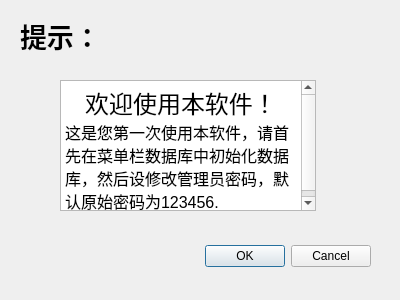
<?xml version="1.0" encoding="UTF-8"?>
<ui version="4.0">
 <class>FirstUSE</class>
 <widget class="QDialog" name="FirstUSE">
  <property name="geometry">
   <rect>
    <x>0</x>
    <y>0</y>
    <width>400</width>
    <height>300</height>
   </rect>
  </property>
  <property name="windowTitle">
   <string>欢迎使用！</string>
  </property>
  <property name="windowIcon">
   <iconset>
    <normaloff>:/Desktop/LexinSQicon.png</normaloff>:/Desktop/LexinSQicon.png</iconset>
  </property>
  <widget class="QDialogButtonBox" name="buttonBox">
   <property name="geometry">
    <rect>
     <x>30</x>
     <y>240</y>
     <width>341</width>
     <height>32</height>
    </rect>
   </property>
   <property name="orientation">
    <enum>Qt::Horizontal</enum>
   </property>
   <property name="standardButtons">
    <set>QDialogButtonBox::Cancel|QDialogButtonBox::Ok</set>
   </property>
  </widget>
  <widget class="QLabel" name="label">
   <property name="geometry">
    <rect>
     <x>20</x>
     <y>10</y>
     <width>91</width>
     <height>51</height>
    </rect>
   </property>
   <property name="font">
    <font>
     <family>Adobe Arabic</family>
     <pointsize>20</pointsize>
     <weight>75</weight>
     <bold>true</bold>
    </font>
   </property>
   <property name="text">
    <string>提示：</string>
   </property>
  </widget>
  <widget class="QTextBrowser" name="textBrowser">
   <property name="geometry">
    <rect>
     <x>60</x>
     <y>80</y>
     <width>256</width>
     <height>131</height>
    </rect>
   </property>
   <property name="html">
    <string>&lt;!DOCTYPE HTML PUBLIC &quot;-//W3C//DTD HTML 4.0//EN&quot; &quot;http://www.w3.org/TR/REC-html40/strict.dtd&quot;&gt;
&lt;html&gt;&lt;head&gt;&lt;meta name=&quot;qrichtext&quot; content=&quot;1&quot; /&gt;&lt;style type=&quot;text/css&quot;&gt;
p, li { white-space: pre-wrap; }
&lt;/style&gt;&lt;/head&gt;&lt;body style=&quot; font-family:'SimSun'; font-size:9pt; font-weight:400; font-style:normal;&quot;&gt;
&lt;p align=&quot;center&quot; style=&quot; margin-top:0px; margin-bottom:0px; margin-left:0px; margin-right:0px; -qt-block-indent:0; text-indent:0px;&quot;&gt;&lt;span style=&quot; font-size:18pt;&quot;&gt;欢迎使用本软件！&lt;/span&gt;&lt;/p&gt;
&lt;p style=&quot; margin-top:0px; margin-bottom:0px; margin-left:0px; margin-right:0px; -qt-block-indent:0; text-indent:0px;&quot;&gt;&lt;span style=&quot; font-size:12pt;&quot;&gt;这是您第一次使用本软件，请首先在菜单栏数据库中初始化数据库，然后设修改管理员密码，默认原始密码为123456.&lt;/span&gt;&lt;/p&gt;&lt;/body&gt;&lt;/html&gt;</string>
   </property>
  </widget>
 </widget>
 <resources/>
 <connections>
  <connection>
   <sender>buttonBox</sender>
   <signal>accepted()</signal>
   <receiver>FirstUSE</receiver>
   <slot>accept()</slot>
   <hints>
    <hint type="sourcelabel">
     <x>248</x>
     <y>254</y>
    </hint>
    <hint type="destinationlabel">
     <x>157</x>
     <y>274</y>
    </hint>
   </hints>
  </connection>
  <connection>
   <sender>buttonBox</sender>
   <signal>rejected()</signal>
   <receiver>FirstUSE</receiver>
   <slot>reject()</slot>
   <hints>
    <hint type="sourcelabel">
     <x>316</x>
     <y>260</y>
    </hint>
    <hint type="destinationlabel">
     <x>286</x>
     <y>274</y>
    </hint>
   </hints>
  </connection>
 </connections>
</ui>
